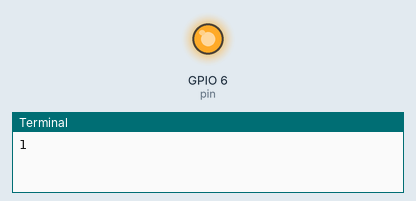
Recording of a program running on a simulated Raspberry Pi (BCM pin numbers). Shown: output pins drawn as LEDs (lit = HIGH), the last lines printed to the terminal. At 100.0 s the program stops and its outputs stay as they are.

Above: at 0.1 s.
At 99.1 s:
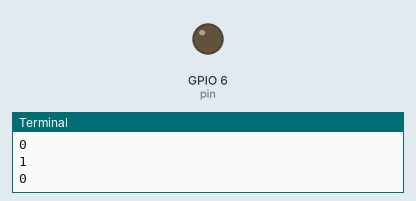
Timing chart, 0 to 100.6 s (numbered marks = the images above):
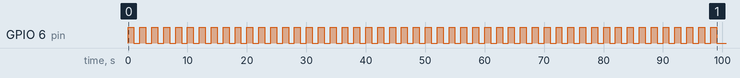

The program:

GPIO.py
```python
import RPi.GPIO as GPIO
import time

pin =6
status =True
GPIO.setmode(GPIO.BCM)
GPIO.setwarnings(False)
GPIO.setup(pin,GPIO.OUT)
for x in range(100):
    GPIO.output(pin, status)
    print(GPIO.input(pin))
    time.sleep(1)
    status = not status
    #GPIO.output(pin,1)
    #time.sleep(1)
    #print(GPIO.input(pin))
    #if GPIO.input(pin):
    # print ("High")
    #else:
    #print ("Low")
```
